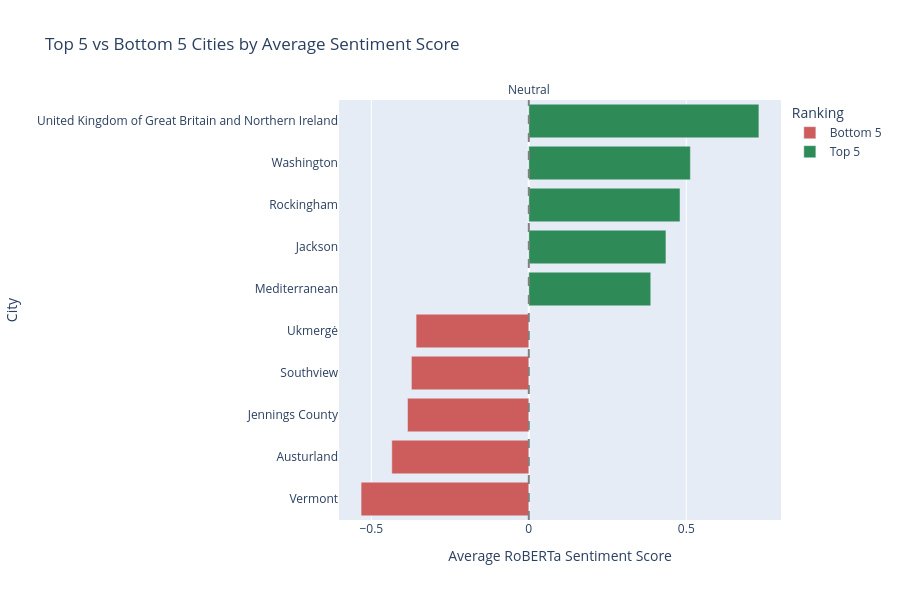

Notebook code for this chart:
### Markdown cell above
## 4. Most Positive and Negative Sentiment by Location

Which places are mentioned in the most positive or negative sentences? The bar chart below compares the top 5 and bottom 5 cities by average RoBERTa sentiment score, filtered to locations with at least 3 posts so that single-sentence anomalies don't dominate.

### Code cell
city_sentiment_avg = (
    df_reddit_sentiment_full
    .groupby('place')['roberta_compound']
    .agg(['mean', 'count'])
    .reset_index()
)
city_sentiment_avg.columns = ['place', 'avg_sentiment', 'post_count']

city_sentiment_filtered = city_sentiment_avg[city_sentiment_avg['post_count'] >= 3].copy()

top_5_cities = city_sentiment_filtered.nlargest(5, 'avg_sentiment')
bottom_5_cities = city_sentiment_filtered.nsmallest(5, 'avg_sentiment')
top_bottom_cities = pd.concat([top_5_cities, bottom_5_cities])
top_bottom_cities['category'] = ['Top 5'] * 5 + ['Bottom 5'] * 5

fig = px.bar(
    top_bottom_cities.sort_values('avg_sentiment'),
    x='avg_sentiment', y='place', orientation='h',
    color='category',
    title='Top 5 vs Bottom 5 Cities by Average Sentiment Score',
    labels={'avg_sentiment': 'Average RoBERTa Sentiment Score', 'place': 'City', 'category': 'Ranking'},
    hover_data={'post_count': True, 'avg_sentiment': ':.3f'},
    color_discrete_map={'Top 5': '#2E8B57', 'Bottom 5': '#CD5C5C'},
    height=600
)
fig.add_vline(x=0, line_dash="dash", line_color="gray",
              annotation_text="Neutral", annotation_position="top")
fig.update_traces(
    hovertemplate="<b>%{y}</b><br>Average Sentiment: %{x:.3f}<br>Number of Posts: %{customdata[0]}<br><extra></extra>"
)
fig.show()

### Figure 1 — Plotly figure (JSON) as saved in the notebook; plotly's stock layout.template omitted (floating-point values rounded to 4 significant figures)
{"data": [{"customdata": [[4], [3], [5], [21], [6]], "hovertemplate": "<b>%{y}</b><br>Average Sentiment: %{x:.3f}<br>Number of Posts: %{customdata[0]}<br><extra></extra>", "legendgroup": "Bottom 5", "marker": {"color": "#CD5C5C", "pattern": {"shape": ""}}, "name": "Bottom 5", "orientation": "h", "showlegend": true, "textposition": "auto", "type": "bar", "x": [-0.5324, -0.4349, -0.385, -0.3727, -0.3578], "xaxis": "x", "y": ["Vermont", "Austurland", "Jennings County", "Southview", "Ukmergė"], "yaxis": "y"}, {"customdata": [[3], [3], [3], [3], [3]], "hovertemplate": "<b>%{y}</b><br>Average Sentiment: %{x:.3f}<br>Number of Posts: %{customdata[0]}<br><extra></extra>", "legendgroup": "Top 5", "marker": {"color": "#2E8B57", "pattern": {"shape": ""}}, "name": "Top 5", "orientation": "h", "showlegend": true, "textposition": "auto", "type": "bar", "x": [0.3872, 0.4354, 0.4801, 0.513, 0.7306], "xaxis": "x", "y": ["Mediterranean", "Jackson", "Rockingham", "Washington", "United Kingdom of Great Britain and Northern Ireland"], "yaxis": "y"}], "layout": {"annotations": [{"showarrow": false, "text": "Neutral", "x": 0, "xanchor": "center", "xref": "x", "y": 1, "yanchor": "bottom", "yref": "y domain"}], "barmode": "relative", "height": 600, "legend": {"title": {"text": "Ranking"}, "tracegroupgap": 0}, "shapes": [{"line": {"color": "gray", "dash": "dash"}, "type": "line", "x0": 0, "x1": 0, "xref": "x", "y0": 0, "y1": 1, "yref": "y domain"}], "title": {"text": "Top 5 vs Bottom 5 Cities by Average Sentiment Score"}, "xaxis": {"anchor": "y", "domain": [0, 1], "title": {"text": "Average RoBERTa Sentiment Score"}}, "yaxis": {"anchor": "x", "domain": [0, 1], "title": {"text": "City"}}}}
